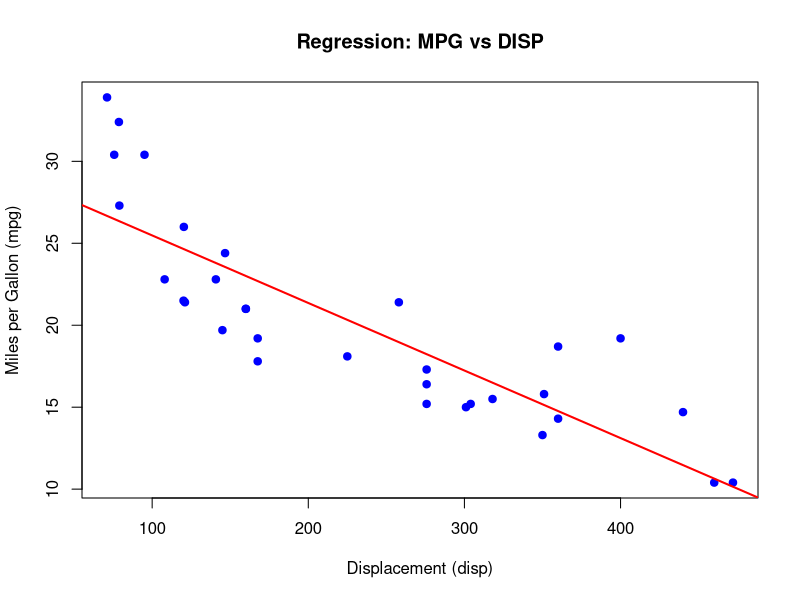

Generate this figure with R:
model <- lm(mpg ~ disp, data = mtcars)

coef(model)
summary(model)


new_data <- data.frame(disp = c(150, 200, 250))
predicted_mpg <- predict(model, newdata = new_data)
predicted_mpg


print(plot(mtcars$disp, mtcars$mpg,
     main = "Regression: MPG vs DISP",
     xlab = "Displacement (disp)",
     ylab = "Miles per Gallon (mpg)",
     col = "blue",
     pch = 19))

abline(model, col = "red", lwd = 2)
